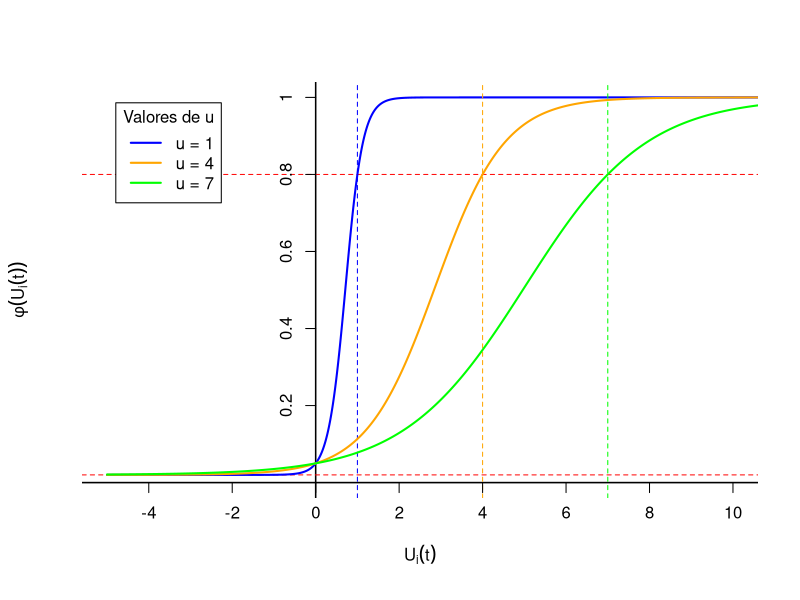

Reproduce this figure in R. (Note: this script raises an error after producing the figure.)
#### plot funcao phi(u)

plot_phi <- function(u_values) {
  # Definir o intervalo para o eixo x e criar os valores x
  x_values <- seq(-5, 15, by = 0.01)
  colors <- c("blue", "orange", "green")  # Cores para os valores de u = 1, 4 e 7
  
  # Configurar o grafico base com eixos e linhas de referencia, sem contorno
  plot(x_values, phi(x_values, u_values[1]), type = "n", 
       xlab = "", ylab = "", xlim = c(-5, 10), ylim = c(0, 1), xaxt = "n", yaxt = "n", bty = "n")
  
  # Adicionar linhas pretas para o plano cartesiano (eixos x = 0 e y = 0)
  abline(h = 0, col = "black", lwd = 1.5)
  abline(v = 0, col = "black", lwd = 1.5)
  
  # Adicionar linhas horizontais para 0.02 e 0.8 (todas em vermelho)
  abline(h = 0.02, col = "red", lty = 2)
  abline(h = 0.8, col = "red", lty = 2)
  
  # Loop para cada valor de u, com cores diferentes para cada linha
  for (i in seq_along(u_values)) {
    u <- u_values[i]
    y_values <- phi(x_values, u)
    lines(x_values, y_values, col = colors[i], lwd = 2)
    # Adiciona a linha vertical para x = u
    abline(v = u, col = colors[i], lty = 2)
  }
  
  # Adicionando a legenda no canto superior esquerdo com contorno preto
  legend("topleft", legend = paste("u =", u_values), col = colors, lwd = 2, 
         inset = 0.05, box.lty = 1, box.col = "black", bg = "white", title = "Valores de u")
  
  # Configurar os eixos para exibir os numeros diretamente nas linhas do plano cartesiano
  axis(1, at = seq(-4, 10, by = 2), pos = 0, lwd = 0, lwd.ticks = 1, labels = seq(-4, 10, by = 2))  # Eixo x pares
  axis(2, at = seq(0.2, 1, by = 0.2), pos = 0, lwd = 0, lwd.ticks = 1, labels = seq(0.2, 1, by = 0.2))  # Eixo y sem o 0
  
  # Adicionar os rotulos dos eixos
  mtext(expression(U[i](t)), side = 1, line = 2.5)  # Rotulo para o eixo x
  mtext(expression(phi(U[i](t))), side = 2, line = 2.5)  # Rotulo para o eixo y
}

sigmoid <- function(x, b, c, p_min, p_max) {
  # Função sigmoidal ajustada com limites
  p_min + (p_max - p_min) / (1 + exp(-b * (x - c)))
}

phi <- function(x, u) {
  # Novas condições
  p_min <- 0.02  # f(U -> -inf) = 0.02
  p0 <- 0.05     # f(U < 0) = 0.05
  pu <- 0.8      # f(U < u) = 0.8
  p_max <- 1     # Limite superior da sigmoide
  
  # Cálculo dos parâmetros b e c
  b <- log((pu - p_min) / (p_max - pu) * (p_max - p0) / (p0 - p_min)) / u
  c <- -log((p0 - p_min) / (p_max - p0)) / b
  
  # Retorna a probabilidade ajustada
  return(sigmoid(x, b, c, p_min, p_max))
}

plot_phi(c(1, 4, 7))


#### plot do grafo de conectividade neuronal W 

library(igraph)

# Funcao para criar o grafo de peso sinaptico da rede neuronal com arestas paralelas e sentido horário
plot_neural <- function(W) {
  # Criar grafo a partir da matriz de adjacencia
  graph <- graph_from_adjacency_matrix(W, mode = "directed", weighted = NULL, diag = FALSE)
  
  # Definir layout circular com rotacao para garantir o no 1 no topo e sentido horario
  layout <- layout_in_circle(graph)
  layout <- layout[order(V(graph)), ]  # Ordenar para garantir o no 1 no topo
  layout <- layout %*% matrix(c(cos(pi/2), -sin(pi/2), sin(pi/2), cos(pi/2)), ncol = 2)  # Rotacao de 90 graus
  
  # Identificar arestas bidirecionais e aplicar curvatura personalizada
  edge_curvatures <- ifelse(apply(get.edgelist(graph), 1, function(x) any(E(graph)[from(x[2]) & to(x[1])])),
                            0.3, 0)  # Curvatura apenas para arestas bidirecionais
  
  # Plotar o grafo com os ajustes
  plot(graph, 
       layout = layout,
       vertex.size = 30,                  # Aumentar o tamanho dos nós
       vertex.color = "white",            # Cor dos nós
       vertex.label.color = "black",      # Cor dos rótulos dos nós
       vertex.label.cex = 1.2,            # Tamanho dos rótulos
       edge.color = "black",              # Cor das arestas
       edge.width = 1,                    # Espessura das arestas
       edge.arrow.size = 0.6,             # Tamanho das setas
       edge.curved = edge_curvatures      # Curvatura para bidirecionais
  )
  
  # Adicionar titulo ao grafico
  title("Grafo de peso sinaptico da rede neuronal", cex.main = 1.2, line = 1.5)
}

W <- exemplo1$W

# Chamando a funcao para exibir o grafo
plot_neural(W)


####Funcao para a Matriz de Conectividade Neuronal V

library(ggplot2)

plot_matrix <- function(Matrix) {
  n <- nrow(Matrix)
  
  # Transformar a matriz em formato longo para ggplot
  matrix_data <- data.frame(
    Row = rep(1:n, each = n),
    Col = rep(1:n, times = n),
    Value = as.vector(t(Matrix))  # Transpor a matriz para alinhar com os eixos do grafico
  )
  
  # Definir as cores para a conexao
  colors <- c("Connection" = "lightblue", "No connection" = "white")
  
  # Converter valores para strings para mapeamento de cor
  matrix_data$Value <- as.character(matrix_data$Value)
  matrix_data$Value[matrix_data$Value == "0"] <- "No connection"  # Substituir 0 por "No connection"
  matrix_data$Value[matrix_data$Value == "1"] <- "Connection"     # Substituir 1 por "Connection"
  
  # Plotar a matriz
  ggplot(matrix_data, aes(x = Col, y = Row, fill = Value)) +
    geom_tile(color = "black") +
    scale_fill_manual(
      values = colors, 
      name = NULL,  # Remover título da legenda
      labels = c("Conexao entre os neuronios", "Sem conexao entre os neuronios"),
      guide = guide_legend(title.position = "top", nrow = 1)
    ) +
    scale_x_continuous(breaks = 1:n, position = "top") +
    scale_y_reverse(breaks = 1:n) +  # Inverter para que 1 fique no topo
    labs(x = "Neuronios pos-sinapticos", y = "Neuronios pre-sinapticos", title = "Matriz de conectividade neuronal") +
    theme_minimal() +
    theme(
      axis.title.x = element_text(size = 12, margin = margin(t = 10)),    # Afastar titulo do eixo x
      axis.title.y = element_text(size = 12, margin = margin(r = 10)),    # Afastar titulo do eixo y
      legend.position = "top",                                            # Legenda acima do grafico
      legend.text = element_text(size = 8),
      legend.box.spacing = unit(0.2, "cm"),                               # Espacamento entre legenda e grafico
      legend.key.width = unit(0.8, "cm"),                                 # Largura compacta da legenda
      axis.text.x = element_text(margin = margin(t = 2)),                 # Aproximar rotulos dos eixos
      axis.text.y = element_text(margin = margin(r = 2)),
      axis.ticks = element_blank(),
      panel.grid = element_blank(),
      plot.title = element_text(hjust = 0.5, margin = margin(b = 10))     # Centralizar titulo e ajustar margem
    )
}

plot_matrix(exemplo1$W)


##### 3 graficos juntos
library(ggplot2)
library(gridExtra)

plot_matrix_list <- function(matrix_list, titulo_list) {
  n <- nrow(matrix_list[[1]])  # Assume que todas as matrizes têm o mesmo tamanho
  
  # Função interna para criar um gráfico individual com base na matriz e no título
  create_plot <- function(Matrix, subtitle) {
    # Transformar a matriz em formato longo para ggplot
    matrix_data <- data.frame(
      Row = rep(1:n, each = n),
      Col = rep(1:n, times = n),
      Value = as.vector(t(Matrix))
    )
    
    # Definir as cores para cada condição
    colors <- c("Connection" = "lightblue", "No connection" = "white", "Inconclusivo" = "grey")
    
    # Converter valores para strings para mapeamento de cor
    matrix_data$Value <- as.character(matrix_data$Value)
    matrix_data$Value[matrix_data$Value == "0"] <- "No connection"
    matrix_data$Value[matrix_data$Value == "1"] <- "Connection"
    matrix_data$Value[is.na(matrix_data$Value)] <- "Inconclusivo"
    
    # Criar o gráfico
    p <- ggplot(matrix_data, aes(x = Col, y = Row, fill = Value)) +
      geom_tile(color = "black") +
      scale_fill_manual(
        values = colors,
        name = NULL,  # Título da legenda removido
        labels = c("Conexao entre os neuronios", "Sem conexao entre os neuronios", "Inconclusivo")
      ) +
      scale_x_continuous(breaks = 1:n, position = "top") +
      scale_y_reverse(breaks = 1:n) +
      labs(x = "Neuronios pos-sinapticos", y = "Neuronios pre-sinapticos", subtitle = subtitle) +
      theme_minimal() +
      theme(
        axis.title.x = element_text(size = 10, margin = margin(t = 5)),
        axis.title.y = element_text(size = 10, margin = margin(r = 5)),
        legend.position = "bottom",                                           # Legenda abaixo do gráfico
        legend.text = element_text(size = 8),
        legend.box.spacing = unit(0.1, "cm"),
        legend.key.width = unit(0.8, "cm"),
        axis.text.x = element_text(margin = margin(t = 2)),
        axis.text.y = element_text(margin = margin(r = 2)),
        axis.ticks = element_blank(),
        panel.grid = element_blank(),
        plot.subtitle = element_text(hjust = 0.5, face = "bold", size = 10)
      )
    return(p)
  }
  
  # Gerar gráficos individuais e armazenar em uma lista
  plot_list <- mapply(create_plot, matrix_list, titulo_list, SIMPLIFY = FALSE)
  
  # Exibir os gráficos lado a lado com uma única legenda centralizada
  grid.arrange(grobs = plot_list, ncol = 3, top = textGrob("Aplicação do estimador de blocos conectividade neuronal real em dados reais", gp = gpar(fontsize = 14)))
}


matrix_list <- list(est_basereal$V_est, est_basereal1$V_est, est_basereal2$V_est)
titulo_list <- c("Base inteira", "1ª Metade da Base", "2ª Metade da Base")

plot_matrix_list(matrix_list, titulo_list)


library(ggplot2)

plot_matrix <- function(Matrix) {
  n <- nrow(Matrix)
  
  # Transformar a matriz em formato longo para ggplot
  matrix_data <- data.frame(
    Row = rep(1:n, each = n),
    Col = rep(1:n, times = n),
    Value = as.vector(t(Matrix))  # Transpor a matriz para alinhar com os eixos do gráfico
  )
  
  # Definir as cores para cada condição
  colors <- c("Connection" = "lightblue", "No connection" = "white", "Inconclusivo" = "grey")
  
  # Converter valores para strings para mapeamento de cor
  matrix_data$Value <- as.character(matrix_data$Value)
  matrix_data$Value[matrix_data$Value == "0"] <- "No connection"  # Substituir 0 por "No connection"
  matrix_data$Value[matrix_data$Value == "1"] <- "Connection"     # Substituir 1 por "Connection"
  matrix_data$Value[is.na(matrix_data$Value)] <- "Inconclusivo"   # Mapear NA como "Inconclusivo"
  
  # Plotar a matriz
  ggplot(matrix_data, aes(x = Col, y = Row, fill = Value)) +
    geom_tile(color = "black") +
    scale_fill_manual(
      values = colors, 
      name = NULL,  # Remover título da legenda
      labels = c("Conexao entre os neuronios", "Sem conexao entre os neuronios", "Inconclusivo"),
      guide = guide_legend(title.position = "top", nrow = 1)
    ) +
    scale_x_continuous(breaks = 1:n, position = "top") +
    scale_y_reverse(breaks = 1:n) +  # Inverter para que 1 fique no topo
    labs(x = "Neuronios pos-sinapticos", y = "Neuronios pre-sinapticos", title = "Matriz de conectividade neuronal") +
    theme_minimal() +
    theme(
      axis.title.x = element_text(size = 12, margin = margin(t = 10)),    # Afastar título do eixo x
      axis.title.y = element_text(size = 12, margin = margin(r = 10)),    # Afastar título do eixo y
      legend.position = "top",                                            # Legenda acima do gráfico
      legend.text = element_text(size = 8),
      legend.box.spacing = unit(0.2, "cm"),                               # Espaçamento entre legenda e gráfico
      legend.key.width = unit(0.8, "cm"),                                 # Largura compacta da legenda
      axis.text.x = element_text(margin = margin(t = 2)),                 # Aproximar rótulos dos eixos
      axis.text.y = element_text(margin = margin(r = 2)),
      axis.ticks = element_blank(),
      panel.grid = element_blank(),
      plot.title = element_text(hjust = 0.5, margin = margin(b = 10))     # Centralizar título e ajustar margem
    )
}

# Exemplo de uso com uma matriz de exemplo
# exemplo1$W <- matrix(c(1, 0, NA, 1, 0, 1, 1, NA, 0), 3, 3)
plot_matrix(est_basereal$V_est)

